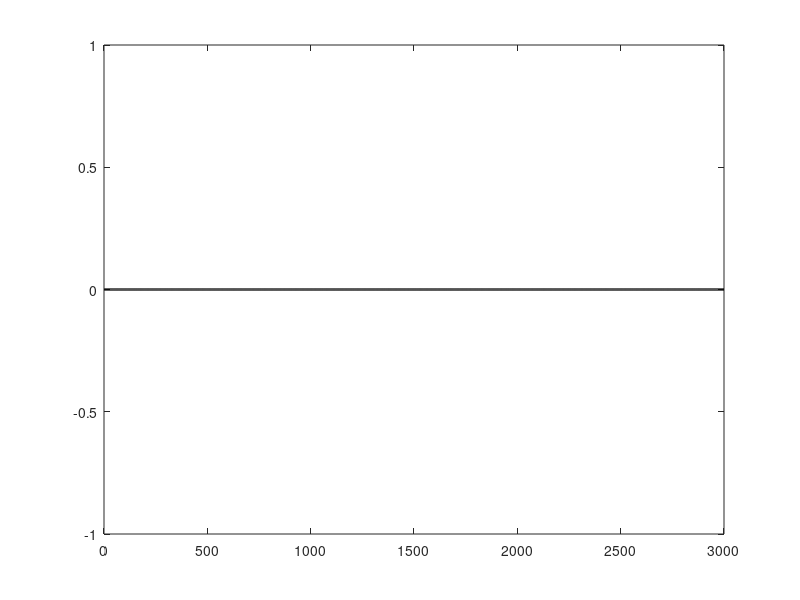

Recreate this plot in MATLAB.
global BufferDaqSignal

length_buffer = 3; %s
Fs = 10000;
num_ch = 3;
BufferDaqSignal = zeros(length_buffer*Fs,num_ch);

figure;
l = plot(BufferDaqSignal(1:10:end,end),'LineWidth',2,'Color','k');

return;
%% refleshloop
while 1 == 1
    global BufferDaqSignal
    l.YData = BufferDaqSignal(1:10:end,end);
    drawnow limitrate
    pause(0.03);
end
